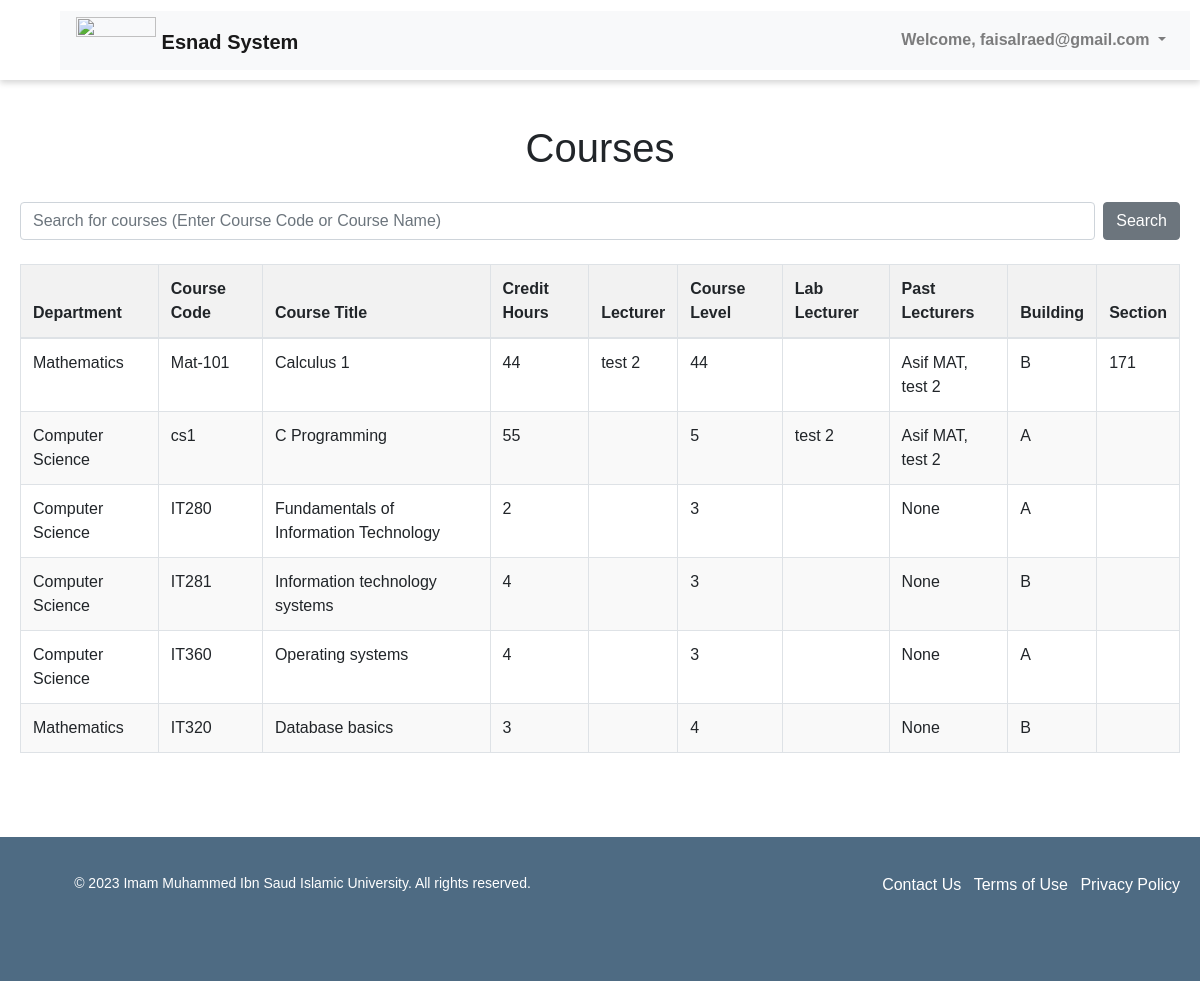
Page /courses/ (signed in) on the committed database.
### pages/models.py (models this page shows, shortened)
class Course(models.Model):
    course_code = models.CharField(max_length=100)
    course_name = models.CharField(max_length=100)
    credit_hours = models.PositiveIntegerField(null=True)
    course_lecturer = models.ForeignKey('Lecturer', on_delete=models.SET_NULL, null=True, related_name='courses_taught')
    course_level = models.PositiveIntegerField(null=True)
    course_lab_lecturer = models.ForeignKey('Lecturer', on_delete=models.SET_NULL, null=True, blank=True, related_name='lab_courses_taught')
    course_past_lecturers = models.ManyToManyField('Lecturer', related_name='past_courses', blank=True)
    course_time = models.TimeField(null=True, blank=True)
    course_day = models.CharField(max_length=1, choices=DAYS_OF_WEEK, null=True, blank=True)
    course_department = models.ForeignKey('Department', on_delete=models.SET_NULL, null=True, blank=True)
    course_building = models.CharField(max_length=100, blank=True)
    course_section = models.CharField(max_length=100, blank=True)

class Department(models.Model):
    department_name = models.CharField(max_length=100)
    department_code = models.CharField(max_length=100, blank=True)

class Lecturer(models.Model):
    lecturer_user = models.OneToOneField(User, on_delete=models.CASCADE, null=True)
    lecturer_name = models.CharField(max_length=100)
    lecturer_email = models.EmailField(validators=[EmailValidator()])
    phone_regex = RegexValidator(
        regex=r'^\+?1?\d{10}$',
        message="Phone number must be entered in the format: '+999999999'. Up to 15 digits allowed.",
    )
    lecturer_number = models.CharField(validators=[phone_regex], max_length=17)
    GENDER_CHOICES = (
        ('M', 'Male'),
        ('F', 'Female')
    )
    lecturer_gender = models.CharField(max_length=1, choices=GENDER_CHOICES)
    TEACHER_TYPE_CHOICES = (
        ('L', 'Laboratory'),
        ('T', 'Theory')
    )
    lecturer_type = models.CharField(max_length=1, choices=TEACHER_TYPE_CHOICES)
    lecturer_past_courses = models.ManyToManyField('Course', related_name='past_lecturers', blank=True)
    lecturer_rating = models.FloatField(default=0.0)
    lecturer_department = models.ForeignKey('Department', on_delete=models.SET_NULL, null=True, blank=True)

### pages/views.py (the view)
# urls.py: path('courses/', views.courses, name='courses'),
@login_required(login_url='login')
def courses(request):
    courses = Course.objects.all()
    lecturers = Lecturer.objects.all()
    departments = Department.objects.all()
    context = {'courses': courses, 'lecturers': lecturers, 'departments': departments}
    return render(request, 'courses.html', context)

### pages/context_processors.py (called while the page is built)
def get_user_groups(request):
    if request.user.is_authenticated:
        groups = request.user.groups.all()
        for group in groups:
            if group.name == 'Coordinators':
                return {'get_user_groups': True}
    return {'get_user_groups': False}

### pages/templates/courses.html (shortened to what this page needs)
{% extends 'base.html' %}
{% load static %}
{% block content %}
    <head>
        <link rel="stylesheet" href="{% static 'courses.css' %}">
    </head>
    <div class="container">
        <h1 class="text-center mt-4">Courses</h1>
        <form class="search-container mt-4 d-flex" action="{% url 'search_course' %}" method="GET">
            <input name="q" type="text" class="form-control w-100" placeholder="Search for courses (Enter Course Code or Course Name)">
            <button type="submit" class="btn btn-secondary ml-2">Search</button>
        </form>
        {% if courses %}
            <table class="table table-bordered mt-4">
                <thead>
                    <tr>
                        <th>Department</th>
                        <th>Course Code</th>
                        <th>Course Title</th>
                        <th>Credit Hours</th>
                        <th>Lecturer</th>
                        <th>Course Level</th>
                        <th>Lab Lecturer</th>
                        <th>Past Lecturers</th>
                        <th>Building</th>
                        <th>Section</th>
                    </tr>
                </thead>
                <tbody>
                    {% for course in courses %}
                    <tr>
                        <td>{{ course.course_department.department_name }}</td>
                        <td>{{ course.course_code }}</td>
                        <td>{{ course.course_name }}</td>
                        <td>{{ course.credit_hours }}</td>
                        <td>{{ course.course_lecturer.lecturer_name }}</td>
                        <td>{{ course.course_level }}</td>
                        <td>{{ course.course_lab_lecturer.lecturer_name }}</td>
                        <td>
                            {% for lecturer in course.course_past_lecturers.all %}
                                {{ lecturer.lecturer_name }}{% if not forloop.last %}, {% endif %}
                            {% empty %}
                                None
                            {% endfor %}
                        </td>
                        <td>{{ course.course_building }}</td>
                        <td>{{ course.course_section }}</td>
                    </tr>
                    {% endfor %}
                </tbody>
            </table>
        {% else %}
            <p class="text-center mt-4">No courses found.</p>
        {% endif %}
    </div>
{% endblock %}

### pages/templates/header.html (shortened to what this page needs)
{% load static %}
<!DOCTYPE html>
<html lang="en">
<head>
    <link rel="stylesheet" href="{% static 'headfoot.css' %}">
    <link rel="stylesheet" href="https://maxcdn.bootstrapcdn.com/bootstrap/4.5.2/css/bootstrap.min.css">
</head>
<body>
    <header>
        <nav class="navbar navbar-expand-lg navbar-light bg-light">
            <a class="navbar-brand pt-2" href="{% url 'landing' %}">
                <img src="{% static 'images/logo.png' %}" style="margin-top: -12px;" width="80" class="d-inline-block align-top" alt="">
                <span>Esnad System</span>
            </a>
            {% if user.is_authenticated %}
                <div class="collapse navbar-collapse" id="navbarNav">
                    <ul class="navbar-nav ml-auto">
                        {% if user.is_authenticated %}
                        <li class="nav-item dropdown">
                            <a class="nav-link dropdown-toggle" href="#" id="navbarDropdown" role="button" data-toggle="dropdown"
                                aria-haspopup="true" aria-expanded="false">
                                Welcome, {{ user.username }}
                            </a>
                        </li>
                        {% else %}
                        <li class="nav-item">
                            <a class="nav-link btn btn-sm btn-secondary px-4 text-white" href="{% url 'login' %}">Log In</a>
                        </li>
                        {% endif %}
                    </ul>
                </div>
            {% endif %}
        </nav>
    </header>
</body>
</html>

### pages/static/myfirst.css (style rules this page uses)
body.base { font-family: Arial, sans-serif; margin: 0; padding: 0; }
body.base header { display: flex; flex-direction: row; justify-content: space-between; align-items: center; padding: 10px; box-shadow: 0 3px 6px rgba(0, 0, 0, 0.16); height: 80px; }
body.base nav { flex: 1; margin-left: 50px; }
body.base nav ul { display: flex; flex-direction: row; justify-content: flex-end; align-items: center; list-style-type: none; margin: 0; padding: 0; }
body.base nav li { margin-left: 20px; }
body.base nav a { color: #000; text-decoration: none; font-weight: bold; }

### pages/static/headfoot.css (style rules this page uses)
header { display: flex; flex-direction: row; justify-content: space-between; align-items: center; height: 20%; background-color: #fff; padding: 10px; box-shadow: 0 3px 6px rgba(0, 0, 0, 0.16); }
.logo-left img, .logo-right img, .navbar-brand img { height: 100%; }
nav { flex: 1; margin-left: 50px; }
nav ul { display: flex; flex-direction: row; justify-content: flex-end; align-items: center; list-style-type: none; margin: 0; padding: 0; }
nav li { margin-left: 20px; }
nav a { color: #000; text-decoration: none; font-weight: bold; }

### pages/static/courses.css (style rules this page uses)
body { font-family: Arial, sans-serif; }
.container { max-width: 1200px; margin: 0 auto; padding: 20px; }
h1 { text-align: center; margin-bottom: 30px; }
table { width: 100%; border-collapse: collapse; margin-bottom: 20px; }
table th, table td { border: 1px solid #ccc; text-align: left; padding: 8px; }
table th { background-color: #f2f2f2; font-weight: bold; }
table tr:nth-child(even) { background-color: #f9f9f9; }

### rows in the picture
Course: course_department.department_name "Mathematics", course_code "Mat-101", course_name "Calculus 1", credit_hours "44", course_lecturer.lecturer_name "test 2", course_level "44", course_building "B", course_section "171"
Lecturer: lecturer_name "Asif MAT"
Lecturer: lecturer_name "test 2"
Course: course_department.department_name "Computer Science", course_code "cs1", course_name "C Programming", credit_hours "55", course_level "5", course_lab_lecturer.lecturer_name "test 2", course_building "A"
Course: course_department.department_name "Computer Science", course_code "IT280", course_name "Fundamentals of Information Technology", credit_hours "2", course_level "3", course_building "A"
Course: course_department.department_name "Computer Science", course_code "IT281", course_name "Information technology systems", credit_hours "4", course_level "3", course_building "B"
Course: course_department.department_name "Computer Science", course_code "IT360", course_name "Operating systems", credit_hours "4", course_level "3", course_building "A"
Course: course_department.department_name "Mathematics", course_code "IT320", course_name "Database basics", credit_hours "3", course_level "4", course_building "B"

### other values in the picture
{{ user.username }} "faisalraed@gmail.com"
